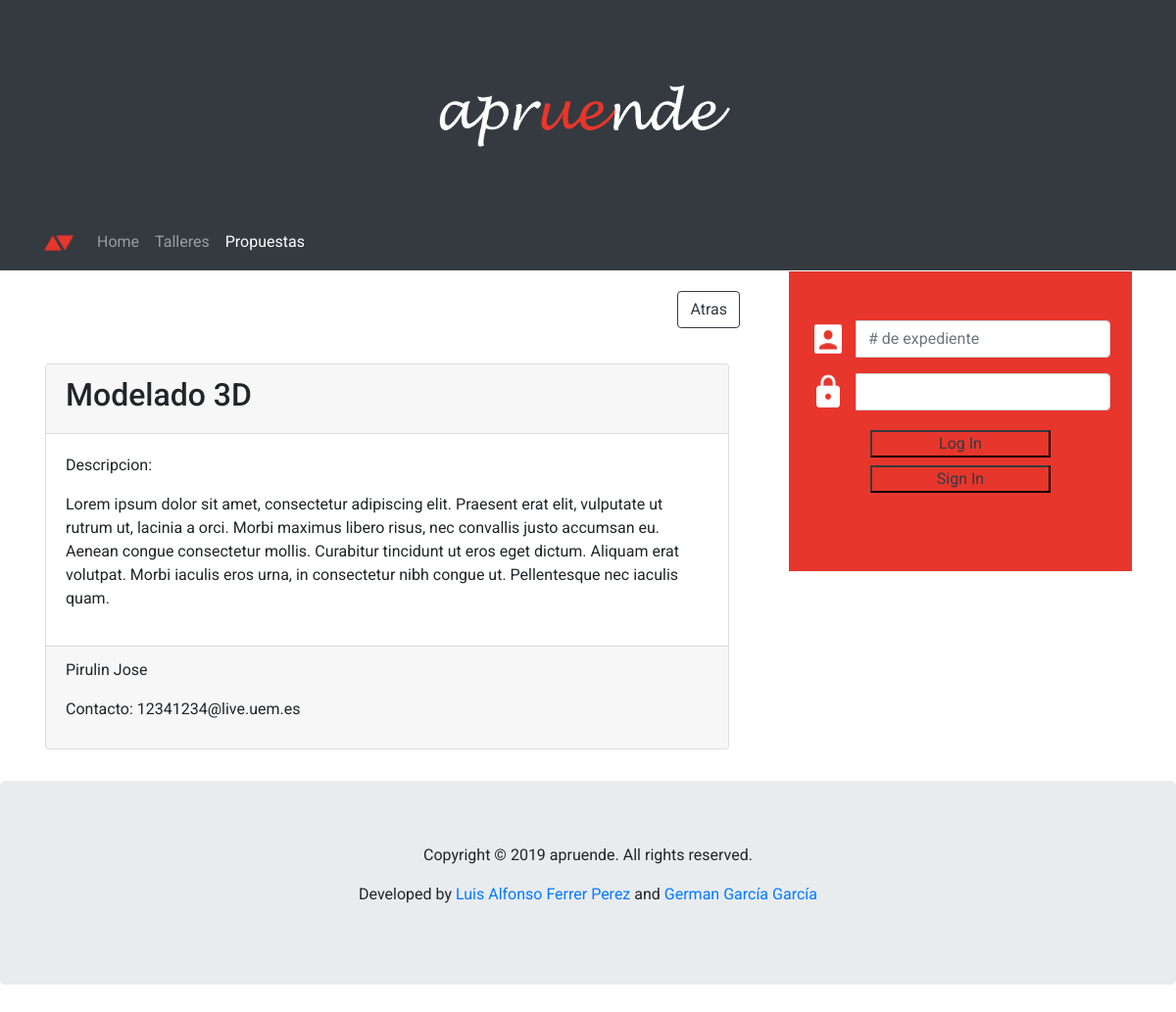
Screenshot of /propuestaInfo.php?id=63 with the database file from the repository.
### tables this page shows
CREATE TABLE `propuesta` (
  `IDProp` int(11) NOT NULL,
  `IDOwn` int(11) NOT NULL,
  `Name` varchar(64) NOT NULL,
  `Description` varchar(1024) NOT NULL,
  `facultad` varchar(64) NOT NULL,
  `Active` tinyint(1) NOT NULL
);

CREATE TABLE `UserData` (
  `Nombre` varchar(20) DEFAULT NULL,
  `Apellidos` varchar(50) DEFAULT NULL,
  `Grado` text NOT NULL,
  `Email` text,
  `Telefono` int(11) NOT NULL,
  `userID` int(11) NOT NULL DEFAULT '0',
  `foto` text NOT NULL
);

### php/propuestaTodaInfo.php (the view, shortened to what this page needs)
<?php
	require('db.php');
	$sel_query="SELECT propuesta.Name,UserData.Nombre,UserData.Apellidos,propuesta.IDProp,propuesta.Description,UserData.Email,UserData.userID FROM propuesta JOIN UserData ON propuesta.IDOwn = UserData.userID WHERE propuesta.IDProp =".$_GET['id'].";";
	$result = mysqli_query($con,$sel_query);
	$filas = "";
	while($row = mysqli_fetch_assoc($result)) {
      	$filas .= "<div class='row w-100'>";
		$filas .= "<div class='propBlock rounded d-block p-3 m-0 mb-3 w-100' id='propBlock".$row["IDProp"].">'";
      	$filas .= "<div class='col'><div class='card'>";
		$filas .= "<div class='card-header'>";
		$filas .= "\t<h2>".$row["Name"]."</h2></div>";
      	$filas .= "\t<div class='card-body'><p>Descripcion:</p><p>".$row["Description"]."</p> </div>";
      	$filas .= '<div class="card-footer p-10 border-10">';
      	$filas .= "\t<p>".$row["Nombre"]." ".$row["Apellidos"]."</p>";
      	$filas .= "\t<p>Contacto: ".$row["Email"]."@live.uem.es</p>";
		$filas .= "</div>\n</div></div></div>";
	}
	echo utf8_encode($filas);
?>

### style.css (style rules this page uses)
* { margin:0; padding: 0; }
body { font-family: 'Roboto', sans-serif; overflow-y: scroll; overflow-x: hidden; }
.propBlock { margin: 10px; width: 80%; padding: 20px; }

### rows the page displays
propuesta: Name "Modelado 3D", Description "Lorem ipsum dolor sit amet, consectetur adipiscing elit. Praesent erat elit, vulputate ut rutrum ut, lacinia a orci. Morbi maximus libero risus, nec convallis justo accumsan eu. Aenean congue consectetur mollis. Curabitur tincidunt ut eros eget dictum. Aliquam erat volutpat. Morbi iaculis eros urna, in consectetur nibh congue ut. Pellentesque nec iaculis quam.", userdata.Nombre "Pirulin", userdata.Apellidos "Jose", userdata.Email "12341234"
